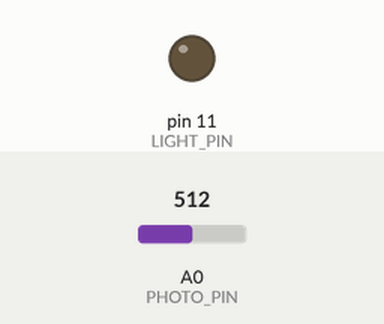
Simulated run of this sketch. Board: Arduino Uno, built with avr-gcc and run on an emulated ATmega328P. Parts: output pins drawn as LEDs (lit = HIGH). The inputs (shaded band) are chosen by the test bench; at power-on: A0 (PHOTO_PIN) = 512.

Above: at 1.2 s.
1.3 s: A0 (PHOTO_PIN) set to 212
2.8 s: A0 (PHOTO_PIN) set to 186
At 3.8 s:
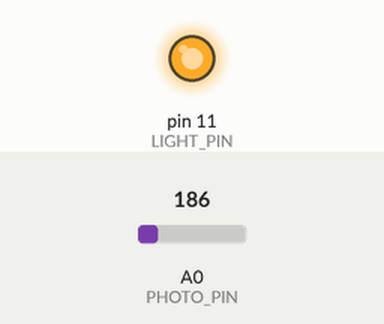
4.3 s: A0 (PHOTO_PIN) set to 210
At 4.9 s:
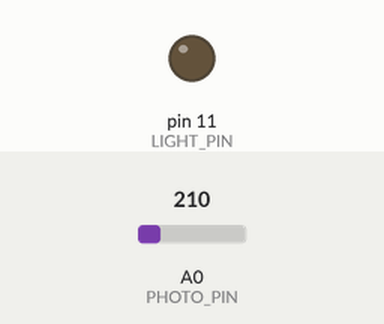
5.8 s: A0 (PHOTO_PIN) set to 190
At 6.1 s:
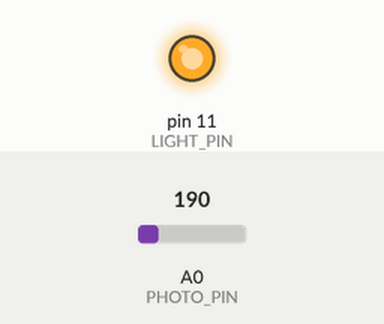
Timing chart, 0 to 8.3 s (numbered marks = the images above; inputs shaded):
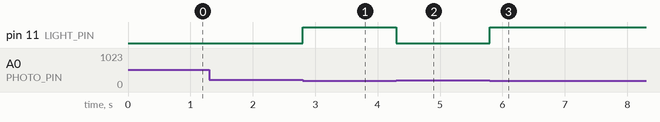

Measured:
- the behaviour switches between 200 and 199 on A0 (PHOTO_PIN) (found by bisection; images 0 and 1)
- after the input at 1.3 s, every drawn part: stays the same
- after the input at 2.8 s, pin 11 (LIGHT_PIN): LOW → HIGH at once
- after the input at 4.3 s, pin 11 (LIGHT_PIN): HIGH → LOW at once
- after the input at 5.8 s, pin 11 (LIGHT_PIN): LOW → HIGH at once

The sketch:

night_light2.ino
```cpp
// night light struct - define night light functions and attributes
struct NightLight{
   int LIGHT, PHOTO;

  // set pin modes, save attributes
  void do_setup(int led, int photo){
    pinMode(led, OUTPUT);
    pinMode(photo, INPUT);

    LIGHT = led;
    PHOTO = photo;
  }

  // return true if photoresistor senses low light
  // false otherwise
  bool is_dark_out(int threshold = 200){  // default value of threshold
    if(analogRead(PHOTO) < threshold){
      return true;
    }else{
      return false;
    }
  }

  // turn light on
  void turn_light_on(){
    digitalWrite(LIGHT, HIGH);
  }

  // turn light off
  void turn_light_off(){
    digitalWrite(LIGHT, LOW);
  }
};

// set constants
const int LIGHT_PIN = 11, PHOTO_PIN = A0;
const int TOLERANCE = 200;

// create night light instance
NightLight nightlight;

void setup() {
  // setup night light object
  nightlight.do_setup(LIGHT_PIN, PHOTO_PIN);

  // begin serial communication
  Serial.begin(9600);
}

void loop() {
  // turn on light if photoresistor reads low (dark out)
  if(nightlight.is_dark_out()){
    nightlight.turn_light_on();
  }else{
    nightlight.turn_light_off();
  }

}
```
